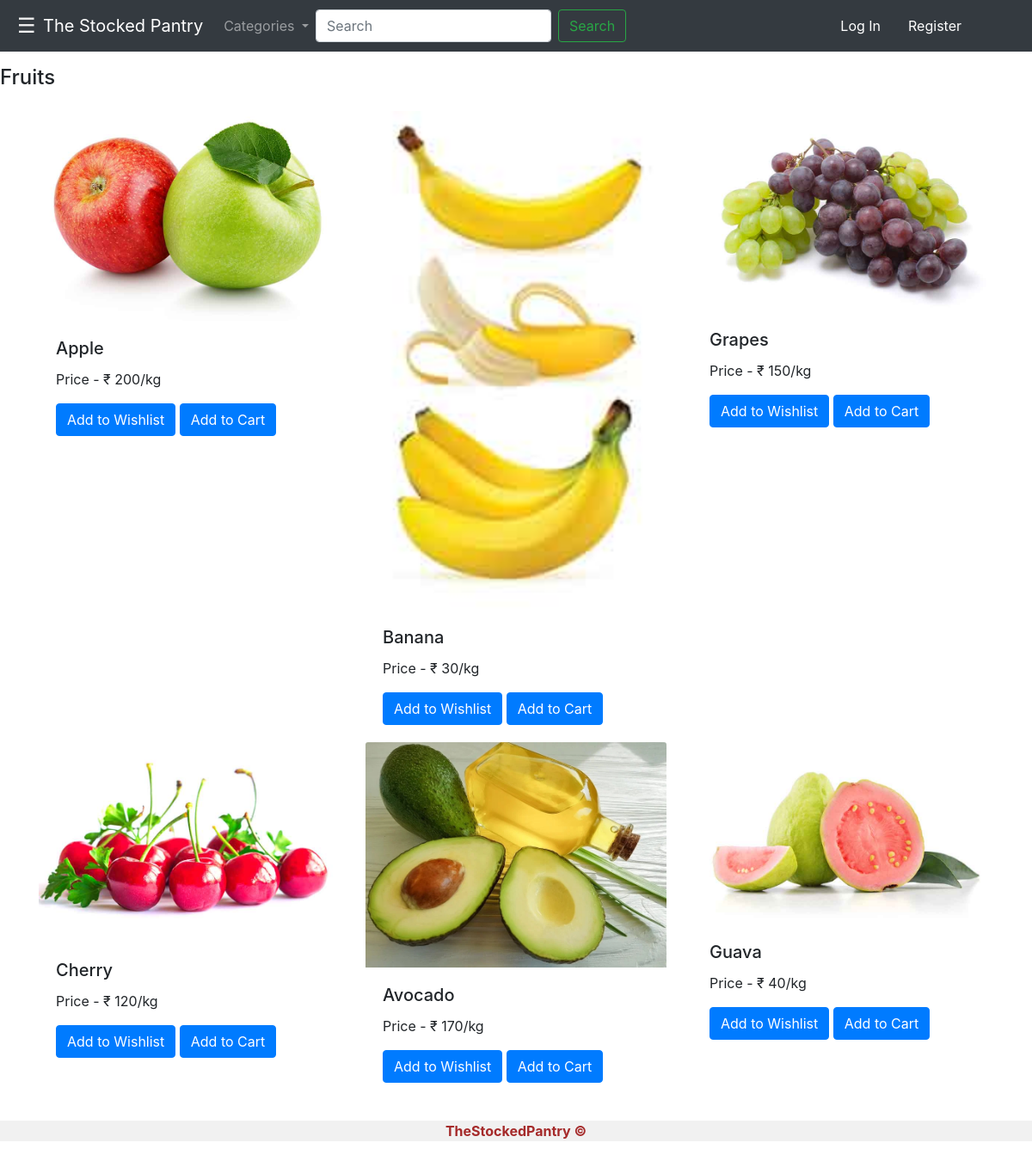
/fruits/, run on the app's committed database.
### shop/models.py (models this page shows, shortened)
class Product(models.Model):
	product_id = models.AutoField
	product_name = models.CharField(max_length=30)
	"""desc = models.CharField(max_length=300, default =)
	pub_date = models.DateField(default = '')"""
	category = models.CharField(max_length=300, default='')
	subcategory = models.CharField(max_length=300, default='')
	price = models.IntegerField(default=0)
	image = models.ImageField(upload_to='shop/images', default='')

### shop/views.py (the view)
# urls.py: path('fruits/', views.fruits, name = 'Fruits'),
def fruits(request):
	if(request.user.is_authenticated):
		carx = len(Cart.objects.filter(user=request.user))
	else :
		carx = None
	allProds = []
	catx = Product.objects.values('category')
	cats = {item['category'] for item in catx}
	for cat in cats:
		if cat == 'Fruit':
			product = Product.objects.filter(category=cat)
			allProds.append([cat, product])
			params = {'list' : allProds, 'slides': SlideShow.objects.all(), 'cart': carx}
	return render(request, 'shop/fruits.html', params)

### shop/templates/shop/fruits.html (shortened to what this page needs)
{% extends 'shop/basic.html' %}
 {% block body %}
 {% for cat, product in list %}
 <div class="text-nowrap bd-highlight mt-3">
  <h4>Fruits</h4>
</div>
<div class = "container my-4">
  <div class="row">
      {% for i in product %}
      <div class="col-sm-4">
          <div class="card-group" >
          <img class="card-img-top" src="/media/{{i.image}}" alt="Card image cap">
          <div class="card-body">
              <h5 class="card-title">{{i.product_name}}</h5>
              <p class="card-text">Price - ₹ {{i.price}}/kg</p>
              <a href="{% url 'wishlist' idz=i.id typer='add' %}" class="btn btn-primary">Add to Wishlist</a>
              <a href="{% url 'cart' idz=i.id typer='add' %}" class="btn btn-primary">Add to Cart</a>
          </div>
        </div>
      </div>
      {% if forloop.counter|divisibleby:3 and forloop.counter > 0 and not forloop.last %}
          </div><div class = "row">
      {% endif %}
  {% endfor %}
          </div>
      </div>
{% endfor %}
{% endblock %}

### data on the page
Product: image (picture), product_name "Apple", price "200"
Product: image (picture), product_name "Banana", price "30"
Product: image (picture), product_name "Grapes", price "150"
Product: image (picture), product_name "Cherry", price "120"
Product: image (picture), product_name "Avocado", price "170"
Product: image (picture), product_name "Guava", price "40"
